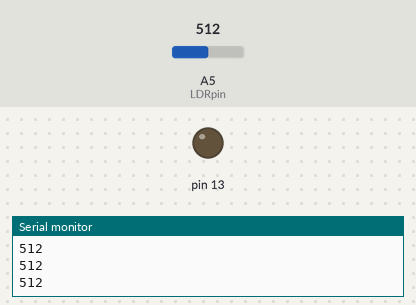
Bench run of a sketch on a simulated Arduino Uno, built with avr-gcc and run on an emulated ATmega328P. On the bench: output pins drawn as LEDs (lit = HIGH), the last lines printed to the serial monitor. Inputs (shaded band) come from the test bench; at power-on: A5 (LDRpin) = 512.

Above: at 1.2 s.
1.3 s: A5 (LDRpin) set to 111
2.8 s: A5 (LDRpin) set to 95
At 3.1 s:
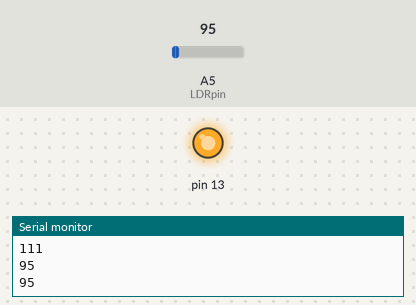
4.3 s: A5 (LDRpin) set to 122
At 5.6 s:
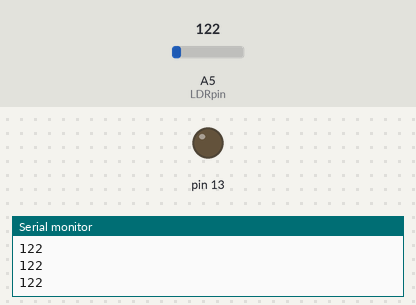
5.9 s: A5 (LDRpin) set to 90
At 6.9 s:
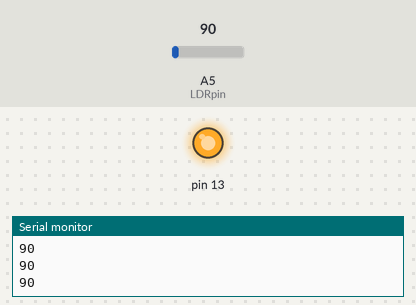
Timing chart, 0 to 8.5 s (numbered marks = the images above; inputs shaded):
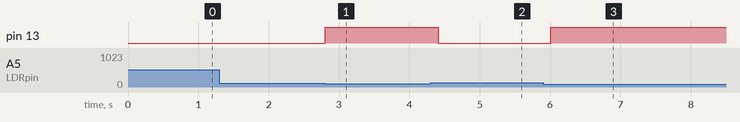

The sketch:

LDR_TOUCH.ino
```cpp
/*
 * In this you will use LDR as a Switch to light LED
 * Connect LDR to A5
 * Connect LED to Pin 13 (you can use any but you have to connect LED on that pin

 * Here we have made an trigger as long as LDR is touched it keeps LED on
*/
#define LDRpin A5 // pin where we connected the LDR and the resistor
int LDRValue = 0;     // result of reading the analog pin

void setup()
{
  Serial.begin(9600); // sets serial port for communication
  pinMode(13,OUTPUT);
}
void loop()
 {
  LDRValue = analogRead(LDRpin); // read the value from the LDR
Serial.println(LDRValue);      // print the value to the serial port
  if(LDRValue<=100 && LDRValue>=20) //FOR CALIBRATION
  {
 digitalWrite(13,HIGH);
 delay(100);
  }
  else
  {
 digitalWrite(13,LOW);
 delay(100);
  }
  delay(100);                    // wait a little
}
```

Measured:
- the behaviour switches between 101 and 100 on A5 (LDRpin) (found by bisection; images 0 and 1)
- after the input at 2.8 s, pin 13: LOW → HIGH at once
- after the input at 4.3 s, pin 13: HIGH → LOW after 0.11 s
- after the input at 5.9 s, pin 13: LOW → HIGH after 0.11 s
